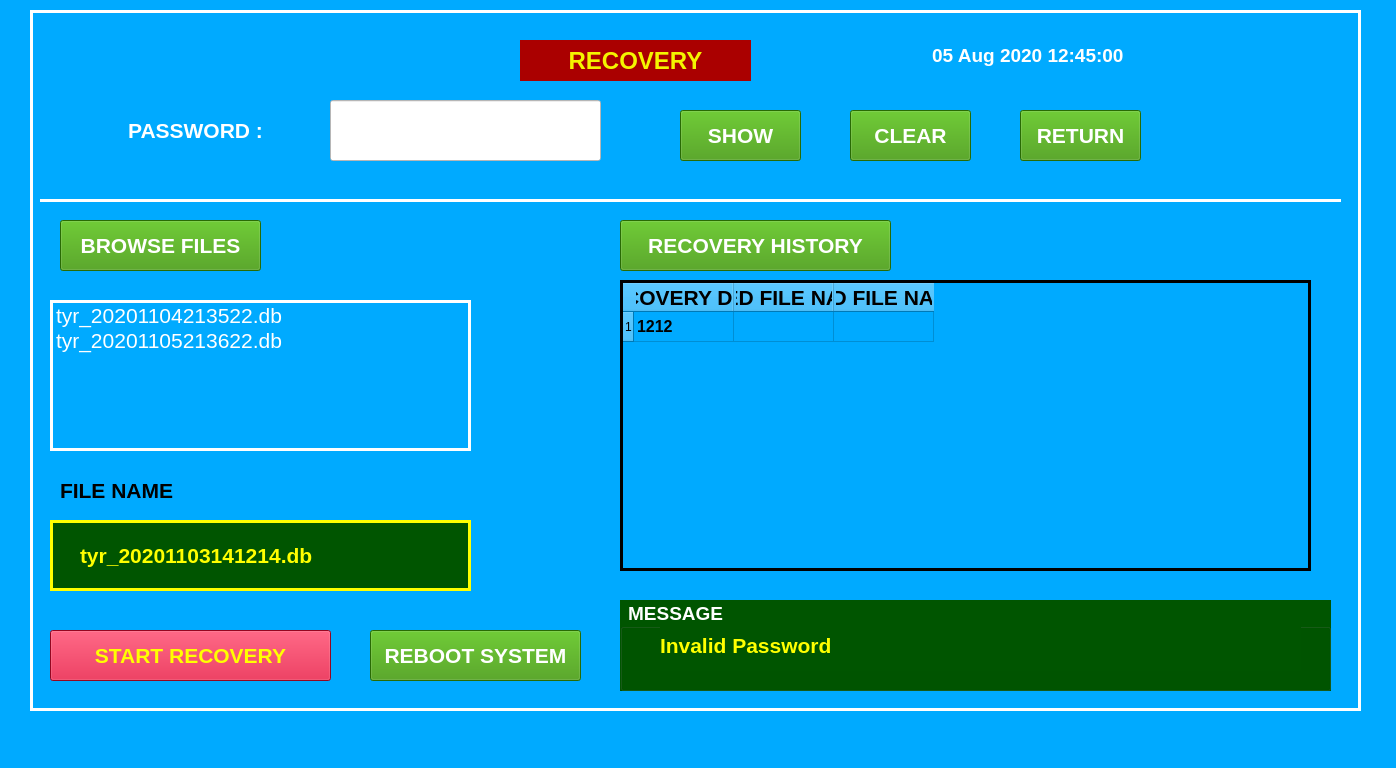
<?xml version="1.0" encoding="UTF-8"?>
<ui version="4.0">
 <class>MainWindow</class>
 <widget class="QMainWindow" name="MainWindow">
  <property name="geometry">
   <rect>
    <x>0</x>
    <y>0</y>
    <width>1396</width>
    <height>768</height>
   </rect>
  </property>
  <property name="baseSize">
   <size>
    <width>0</width>
    <height>0</height>
   </size>
  </property>
  <property name="windowTitle">
   <string>MainWindow</string>
  </property>
  <property name="styleSheet">
   <string notr="true">background-color: rgb(0, 170, 255);
border-color: rgb(255, 255, 255);</string>
  </property>
  <widget class="QWidget" name="centralwidget">
   <widget class="QFrame" name="frame">
    <property name="geometry">
     <rect>
      <x>30</x>
      <y>10</y>
      <width>1331</width>
      <height>701</height>
     </rect>
    </property>
    <property name="font">
     <font>
      <pointsize>10</pointsize>
     </font>
    </property>
    <property name="styleSheet">
     <string notr="true">background-color: rgb(0, 170, 255);
color: rgb(255, 255, 255);</string>
    </property>
    <property name="frameShape">
     <enum>QFrame::Box</enum>
    </property>
    <property name="frameShadow">
     <enum>QFrame::Plain</enum>
    </property>
    <property name="lineWidth">
     <number>3</number>
    </property>
    <widget class="QLabel" name="label_20">
     <property name="geometry">
      <rect>
       <x>870</x>
       <y>30</y>
       <width>261</width>
       <height>31</height>
      </rect>
     </property>
     <property name="font">
      <font>
       <family>MS Shell Dlg 2</family>
       <pointsize>14</pointsize>
       <weight>75</weight>
       <bold>true</bold>
       <underline>false</underline>
      </font>
     </property>
     <property name="styleSheet">
      <string notr="true">color: rgb(255, 255, 255);</string>
     </property>
     <property name="text">
      <string>05 Aug 2020 12:45:00 </string>
     </property>
     <property name="alignment">
      <set>Qt::AlignCenter</set>
     </property>
    </widget>
    <widget class="QPushButton" name="pushButton_9">
     <property name="geometry">
      <rect>
       <x>990</x>
       <y>100</y>
       <width>121</width>
       <height>51</height>
      </rect>
     </property>
     <property name="font">
      <font>
       <family>Arial</family>
       <pointsize>16</pointsize>
       <weight>75</weight>
       <bold>true</bold>
      </font>
     </property>
     <property name="styleSheet">
      <string notr="true">color: rgb(255, 255, 255);
background-color: rgb(58, 150, 4);</string>
     </property>
     <property name="text">
      <string>RETURN</string>
     </property>
    </widget>
    <widget class="QGroupBox" name="groupBox_7">
     <property name="geometry">
      <rect>
       <x>590</x>
       <y>590</y>
       <width>711</width>
       <height>91</height>
      </rect>
     </property>
     <property name="font">
      <font>
       <family>Arial</family>
       <pointsize>14</pointsize>
       <weight>75</weight>
       <bold>true</bold>
      </font>
     </property>
     <property name="styleSheet">
      <string notr="true">background-color: rgb(0, 85, 0);
color: rgb(255, 255, 255);</string>
     </property>
     <property name="title">
      <string> MESSAGE</string>
     </property>
     <widget class="QLabel" name="label_44">
      <property name="geometry">
       <rect>
        <x>40</x>
        <y>20</y>
        <width>641</width>
        <height>51</height>
       </rect>
      </property>
      <property name="font">
       <font>
        <pointsize>16</pointsize>
        <weight>75</weight>
        <bold>true</bold>
       </font>
      </property>
      <property name="styleSheet">
       <string notr="true">color: rgb(255, 255, 0);</string>
      </property>
      <property name="text">
       <string>Invalid Password</string>
      </property>
      <property name="alignment">
       <set>Qt::AlignLeading|Qt::AlignLeft|Qt::AlignVCenter</set>
      </property>
     </widget>
    </widget>
    <widget class="QLineEdit" name="lineEdit">
     <property name="geometry">
      <rect>
       <x>300</x>
       <y>90</y>
       <width>271</width>
       <height>61</height>
      </rect>
     </property>
     <property name="font">
      <font>
       <family>Arial</family>
       <pointsize>16</pointsize>
       <weight>75</weight>
       <bold>true</bold>
      </font>
     </property>
     <property name="styleSheet">
      <string notr="true">background-color: rgb(255, 255, 255);</string>
     </property>
     <property name="text">
      <string/>
     </property>
    </widget>
    <widget class="QLabel" name="label_2">
     <property name="geometry">
      <rect>
       <x>70</x>
       <y>90</y>
       <width>191</width>
       <height>61</height>
      </rect>
     </property>
     <property name="font">
      <font>
       <family>Arial</family>
       <pointsize>16</pointsize>
       <weight>75</weight>
       <bold>true</bold>
      </font>
     </property>
     <property name="text">
      <string>PASSWORD :</string>
     </property>
     <property name="alignment">
      <set>Qt::AlignCenter</set>
     </property>
    </widget>
    <widget class="QPushButton" name="pushButton_10">
     <property name="geometry">
      <rect>
       <x>650</x>
       <y>100</y>
       <width>121</width>
       <height>51</height>
      </rect>
     </property>
     <property name="font">
      <font>
       <family>Arial</family>
       <pointsize>16</pointsize>
       <weight>75</weight>
       <bold>true</bold>
      </font>
     </property>
     <property name="styleSheet">
      <string notr="true">color: rgb(255, 255, 255);
background-color: rgb(58, 150, 4);</string>
     </property>
     <property name="text">
      <string>SHOW</string>
     </property>
    </widget>
    <widget class="QPushButton" name="pushButton_11">
     <property name="geometry">
      <rect>
       <x>820</x>
       <y>100</y>
       <width>121</width>
       <height>51</height>
      </rect>
     </property>
     <property name="font">
      <font>
       <family>Arial</family>
       <pointsize>16</pointsize>
       <weight>75</weight>
       <bold>true</bold>
      </font>
     </property>
     <property name="styleSheet">
      <string notr="true">color: rgb(255, 255, 255);
background-color: rgb(58, 150, 4);</string>
     </property>
     <property name="text">
      <string>CLEAR</string>
     </property>
    </widget>
    <widget class="Line" name="line">
     <property name="geometry">
      <rect>
       <x>10</x>
       <y>180</y>
       <width>1301</width>
       <height>20</height>
      </rect>
     </property>
     <property name="frameShadow">
      <enum>QFrame::Plain</enum>
     </property>
     <property name="lineWidth">
      <number>3</number>
     </property>
     <property name="orientation">
      <enum>Qt::Horizontal</enum>
     </property>
    </widget>
    <widget class="QPushButton" name="pushButton_12">
     <property name="geometry">
      <rect>
       <x>20</x>
       <y>620</y>
       <width>281</width>
       <height>51</height>
      </rect>
     </property>
     <property name="font">
      <font>
       <family>Arial</family>
       <pointsize>16</pointsize>
       <weight>75</weight>
       <bold>true</bold>
      </font>
     </property>
     <property name="styleSheet">
      <string notr="true">background-color: rgb(209, 8, 45);
color: rgb(255, 255, 0);</string>
     </property>
     <property name="text">
      <string>START RECOVERY</string>
     </property>
    </widget>
    <widget class="QLabel" name="label_9">
     <property name="geometry">
      <rect>
       <x>490</x>
       <y>30</y>
       <width>231</width>
       <height>41</height>
      </rect>
     </property>
     <property name="font">
      <font>
       <family>Arial</family>
       <pointsize>18</pointsize>
       <weight>75</weight>
       <bold>true</bold>
      </font>
     </property>
     <property name="styleSheet">
      <string notr="true">color: rgb(244, 244, 0);
background-color: rgb(170, 0, 0);</string>
     </property>
     <property name="text">
      <string>RECOVERY</string>
     </property>
     <property name="alignment">
      <set>Qt::AlignCenter</set>
     </property>
    </widget>
    <widget class="QPushButton" name="pushButton_13">
     <property name="geometry">
      <rect>
       <x>590</x>
       <y>210</y>
       <width>271</width>
       <height>51</height>
      </rect>
     </property>
     <property name="font">
      <font>
       <family>Arial</family>
       <pointsize>16</pointsize>
       <weight>75</weight>
       <bold>true</bold>
      </font>
     </property>
     <property name="styleSheet">
      <string notr="true">color: rgb(255, 255, 255);
background-color: rgb(58, 150, 4);</string>
     </property>
     <property name="text">
      <string>RECOVERY HISTORY</string>
     </property>
    </widget>
    <widget class="QFrame" name="frame_5">
     <property name="geometry">
      <rect>
       <x>20</x>
       <y>510</y>
       <width>421</width>
       <height>71</height>
      </rect>
     </property>
     <property name="styleSheet">
      <string notr="true">color: rgb(255, 255, 0);
background-color: rgb(0, 85, 0);</string>
     </property>
     <property name="frameShape">
      <enum>QFrame::Box</enum>
     </property>
     <property name="frameShadow">
      <enum>QFrame::Plain</enum>
     </property>
     <property name="lineWidth">
      <number>3</number>
     </property>
     <widget class="QLabel" name="label_45">
      <property name="geometry">
       <rect>
        <x>30</x>
        <y>10</y>
        <width>341</width>
        <height>51</height>
       </rect>
      </property>
      <property name="font">
       <font>
        <pointsize>16</pointsize>
        <weight>75</weight>
        <bold>true</bold>
       </font>
      </property>
      <property name="styleSheet">
       <string notr="true">color: rgb(255, 255, 0);</string>
      </property>
      <property name="text">
       <string>tyr_20201103141214.db</string>
      </property>
      <property name="alignment">
       <set>Qt::AlignLeading|Qt::AlignLeft|Qt::AlignVCenter</set>
      </property>
     </widget>
    </widget>
    <widget class="QTableWidget" name="tableWidget">
     <property name="geometry">
      <rect>
       <x>590</x>
       <y>270</y>
       <width>691</width>
       <height>291</height>
      </rect>
     </property>
     <property name="font">
      <font>
       <family>Arial</family>
       <pointsize>16</pointsize>
      </font>
     </property>
     <property name="styleSheet">
      <string notr="true">color: rgb(0, 0, 0);</string>
     </property>
     <property name="frameShape">
      <enum>QFrame::Box</enum>
     </property>
     <property name="frameShadow">
      <enum>QFrame::Plain</enum>
     </property>
     <property name="lineWidth">
      <number>3</number>
     </property>
     <property name="gridStyle">
      <enum>Qt::SolidLine</enum>
     </property>
     <property name="sortingEnabled">
      <bool>true</bool>
     </property>
     <row>
      <property name="text">
       <string>1</string>
      </property>
     </row>
     <column>
      <property name="text">
       <string>RECOVERY DATE</string>
      </property>
      <property name="font">
       <font>
        <family>Arial</family>
        <pointsize>16</pointsize>
        <weight>75</weight>
        <bold>true</bold>
       </font>
      </property>
      <property name="background">
       <color>
        <red>255</red>
        <green>255</green>
        <blue>255</blue>
       </color>
      </property>
     </column>
     <column>
      <property name="text">
       <string>USED FILE NAME</string>
      </property>
      <property name="font">
       <font>
        <family>Arial</family>
        <pointsize>16</pointsize>
        <weight>75</weight>
        <bold>true</bold>
       </font>
      </property>
     </column>
     <column>
      <property name="text">
       <string>OLD FILE NAME</string>
      </property>
      <property name="font">
       <font>
        <family>Arial</family>
        <pointsize>16</pointsize>
        <weight>75</weight>
        <bold>true</bold>
       </font>
      </property>
     </column>
     <item row="0" column="0">
      <property name="text">
       <string>1212</string>
      </property>
      <property name="font">
       <font>
        <family>Arial</family>
        <pointsize>12</pointsize>
        <weight>75</weight>
        <bold>true</bold>
       </font>
      </property>
     </item>
     <item row="0" column="1">
      <property name="text">
       <string/>
      </property>
      <property name="font">
       <font>
        <family>Arial</family>
        <pointsize>12</pointsize>
        <weight>75</weight>
        <bold>true</bold>
       </font>
      </property>
     </item>
    </widget>
    <widget class="QLabel" name="label_11">
     <property name="geometry">
      <rect>
       <x>30</x>
       <y>460</y>
       <width>241</width>
       <height>41</height>
      </rect>
     </property>
     <property name="font">
      <font>
       <family>Arial</family>
       <pointsize>16</pointsize>
       <weight>75</weight>
       <bold>true</bold>
      </font>
     </property>
     <property name="styleSheet">
      <string notr="true">color: rgb(0, 0, 0);</string>
     </property>
     <property name="text">
      <string>FILE NAME</string>
     </property>
     <property name="alignment">
      <set>Qt::AlignLeading|Qt::AlignLeft|Qt::AlignVCenter</set>
     </property>
    </widget>
    <widget class="QListWidget" name="listWidget">
     <property name="geometry">
      <rect>
       <x>20</x>
       <y>290</y>
       <width>421</width>
       <height>151</height>
      </rect>
     </property>
     <property name="frameShape">
      <enum>QFrame::Box</enum>
     </property>
     <property name="frameShadow">
      <enum>QFrame::Plain</enum>
     </property>
     <property name="lineWidth">
      <number>3</number>
     </property>
     <item>
      <property name="text">
       <string>tyr_20201104213522.db</string>
      </property>
      <property name="font">
       <font>
        <family>Arial</family>
        <pointsize>16</pointsize>
       </font>
      </property>
     </item>
     <item>
      <property name="text">
       <string>tyr_20201105213622.db</string>
      </property>
      <property name="font">
       <font>
        <family>Arial</family>
        <pointsize>16</pointsize>
       </font>
      </property>
     </item>
    </widget>
    <widget class="QPushButton" name="pushButton_15">
     <property name="geometry">
      <rect>
       <x>30</x>
       <y>210</y>
       <width>201</width>
       <height>51</height>
      </rect>
     </property>
     <property name="font">
      <font>
       <family>Arial</family>
       <pointsize>16</pointsize>
       <weight>75</weight>
       <bold>true</bold>
      </font>
     </property>
     <property name="styleSheet">
      <string notr="true">color: rgb(255, 255, 255);
background-color: rgb(58, 150, 4);</string>
     </property>
     <property name="text">
      <string>BROWSE FILES</string>
     </property>
    </widget>
    <widget class="QPushButton" name="pushButton_14">
     <property name="geometry">
      <rect>
       <x>340</x>
       <y>620</y>
       <width>211</width>
       <height>51</height>
      </rect>
     </property>
     <property name="font">
      <font>
       <family>Arial</family>
       <pointsize>16</pointsize>
       <weight>75</weight>
       <bold>true</bold>
      </font>
     </property>
     <property name="styleSheet">
      <string notr="true">color: rgb(255, 255, 255);
background-color: rgb(58, 150, 4);</string>
     </property>
     <property name="text">
      <string>REBOOT SYSTEM</string>
     </property>
    </widget>
   </widget>
  </widget>
  <widget class="QMenuBar" name="menubar">
   <property name="geometry">
    <rect>
     <x>0</x>
     <y>0</y>
     <width>1396</width>
     <height>21</height>
    </rect>
   </property>
  </widget>
  <widget class="QStatusBar" name="statusbar"/>
 </widget>
 <resources/>
 <connections/>
</ui>
